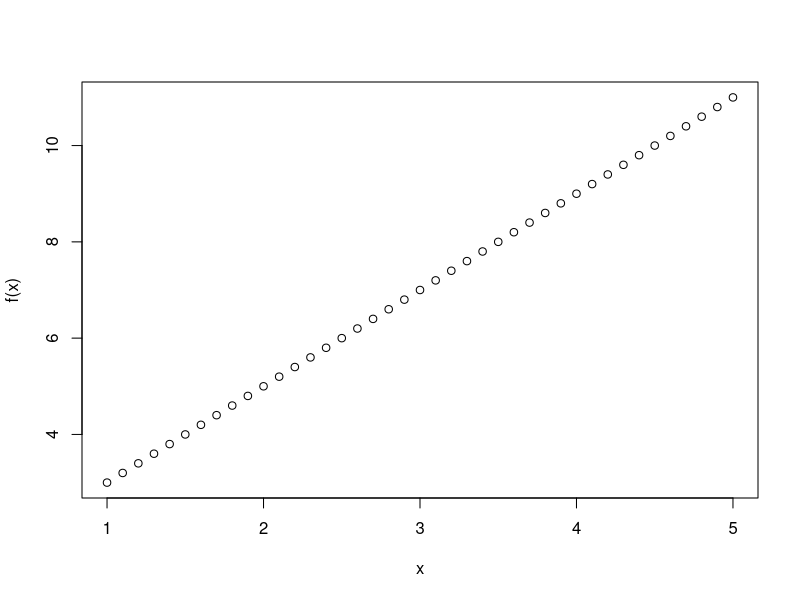
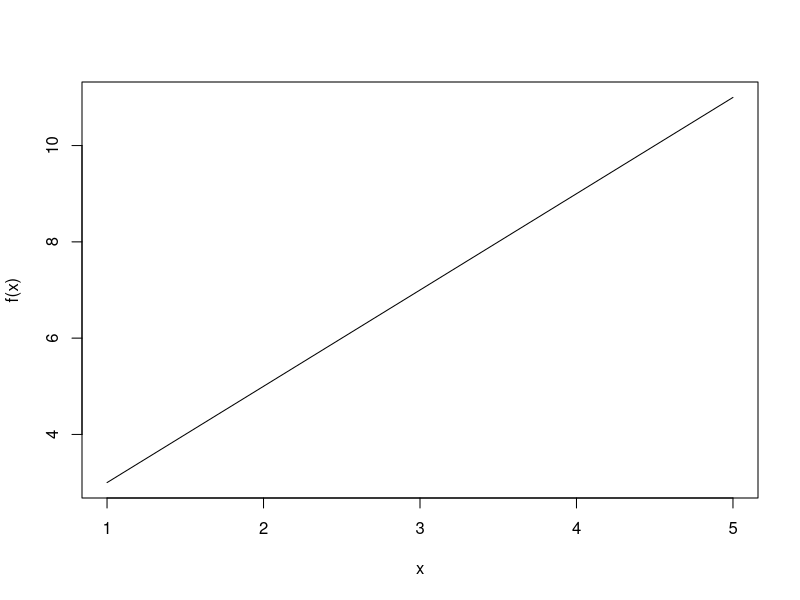
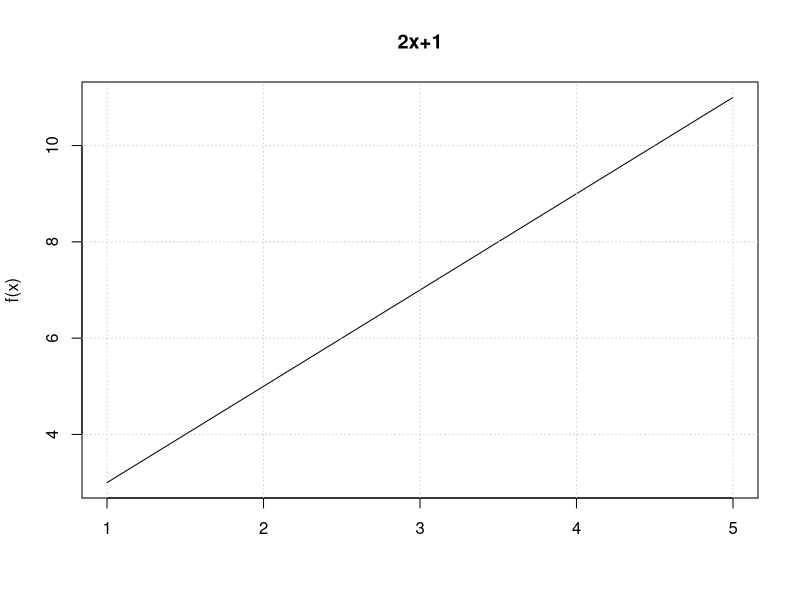
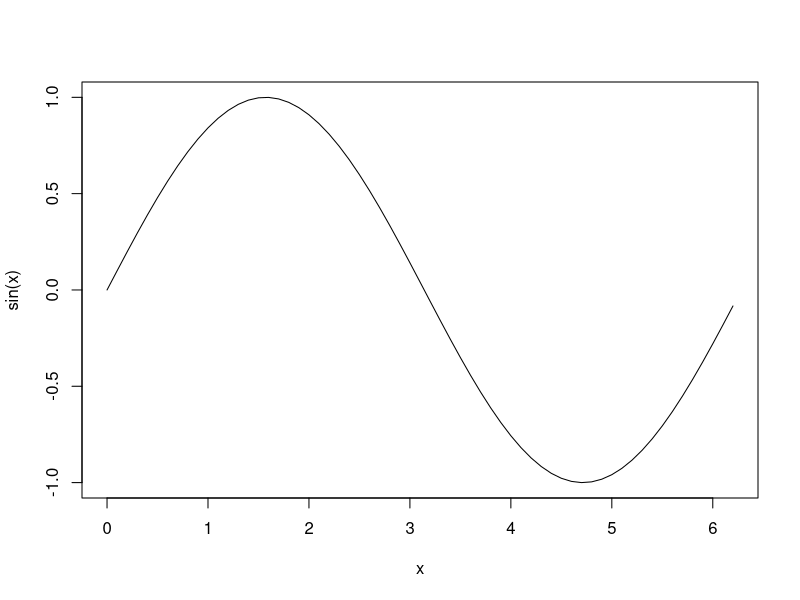
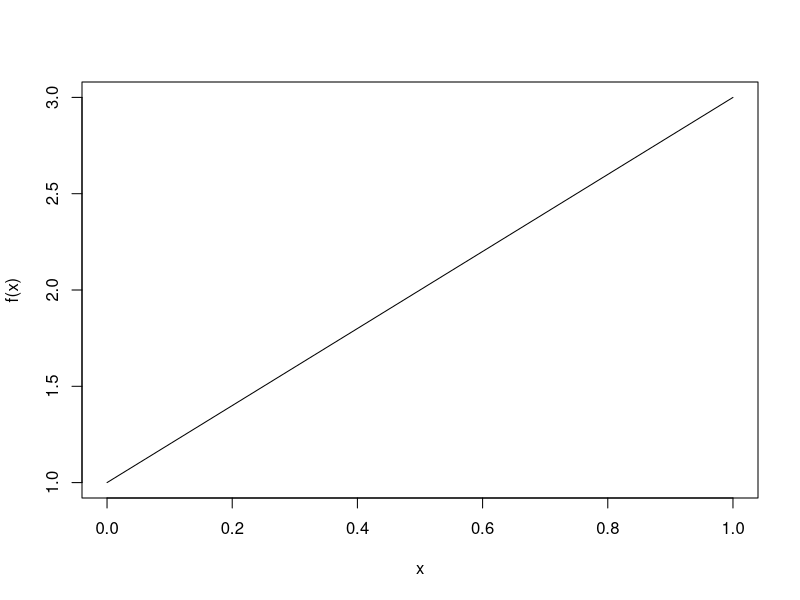
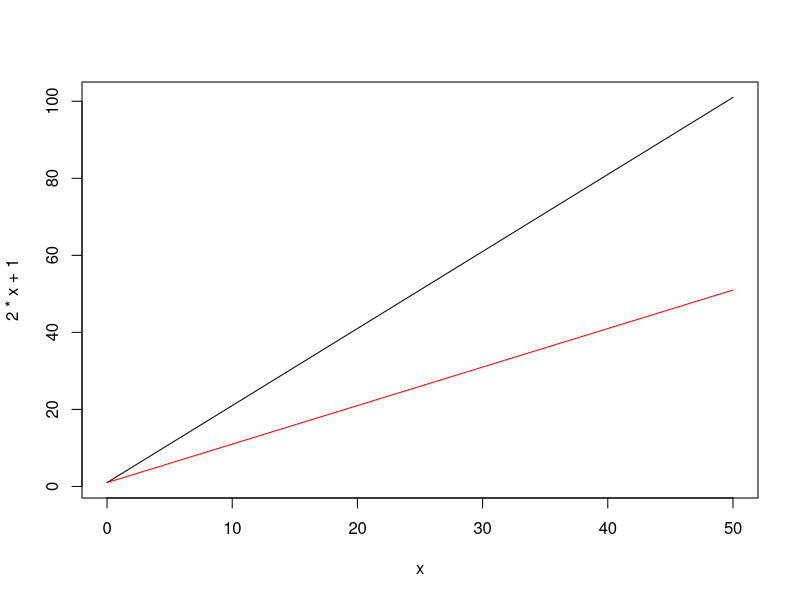
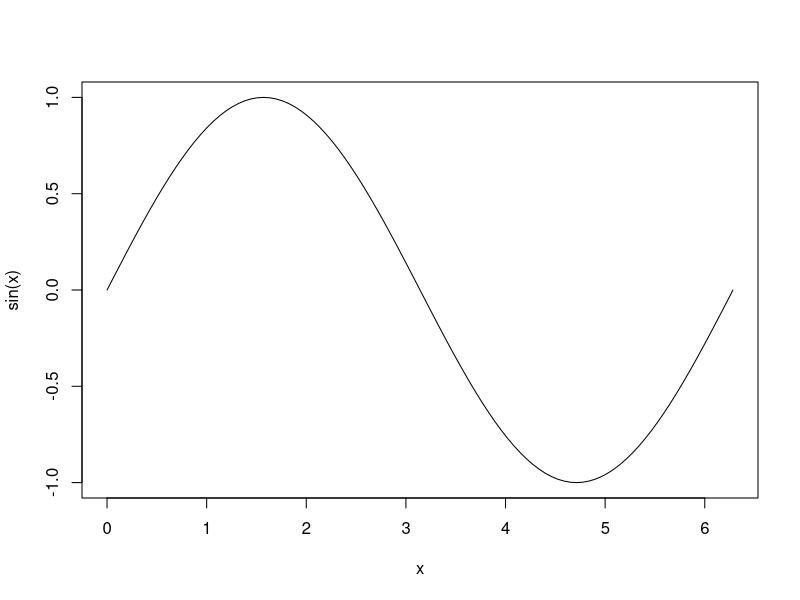
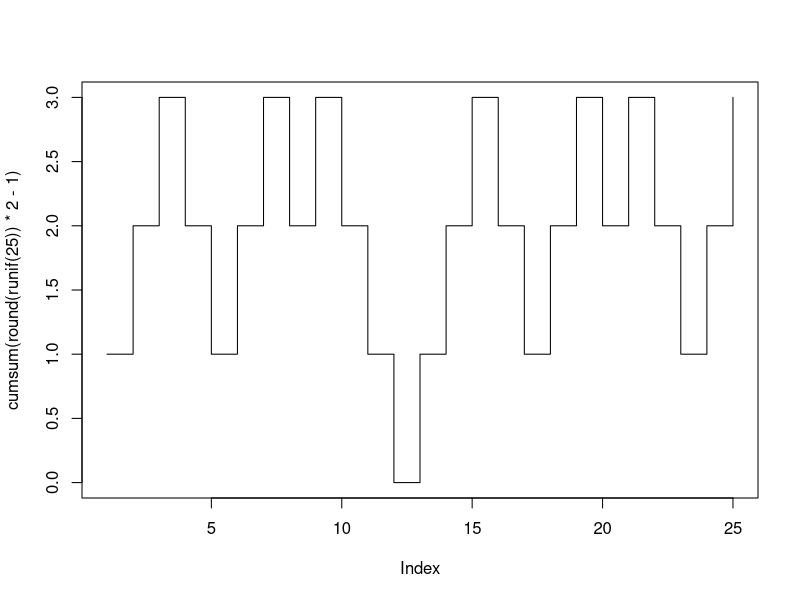

Recreate these plots in R, in order.
## basic math operations
1 + 3
3*2
3^2

## constants
pi
letters
month.name

## how to get help
?pi
apropos('month')

## variables
x = 4
x <- 4
x

x / 2
x^2

## TODO compute the square root of 2
x^0.5

## functions
sqrt(x)
sqrt(x = x)
sin(pi / 2)

## random numbers from uniform distribution (and NOT "run if")
runif(2)
round(runif(2))
round(runif(2), 1)

## define custom functions
f <- function(x) 2 * x + 1
f(5)
f(pi)

## combine values into a vector
1:5
seq(1, 5)
?seq
seq(1, 5, 0.1)

## now we store a sequence from 1 to 5 by 0.1 as x and plot f(x)
x <- seq(1, 5, 0.1)
plot(x, f(x))
plot(x, f(x), type = 'l')

## adding a title and a grid to the plot
plot(x, f(x), type = 'l', xlab = '', main = '2x+1')
grid()

## TODO draw a sine wave
x <- seq(0, pi * 2, 0.1)
plot(x, sin(x), type = 'l')

## a simpler way for plotting functions
curve(f)
?curve

curve(2*x + 1, from = 0, to = 50)
curve(x + 1, add = TRUE, col = 'red')

## TODO draw a sine wave with curve
curve(sin, from = 0, to = 2*pi)

## TODO simulate Brownian motion in 1D
round(runif(5))

## we transform the previously generated floating random numbers between 0 and 1
## to either -1 or 1
round(runif(5))*2 - 1

## we compute the cumulative sum to identify the actual value for each iteration
cumsum(round(runif(25))*2 - 1)
plot(cumsum(round(runif(25))*2 - 1), type = 's')

## set the random number generator to a specific state for reproducibility
set.seed(42)
plot(cumsum(round(runif(25))*2 - 1), type = 's')

## a much simpler solution for the above
sample(c(-1, 1), 25, replace = TRUE)
plot(cumsum(sample(c(-1, 1), 25, replace = TRUE)), type = 's')
